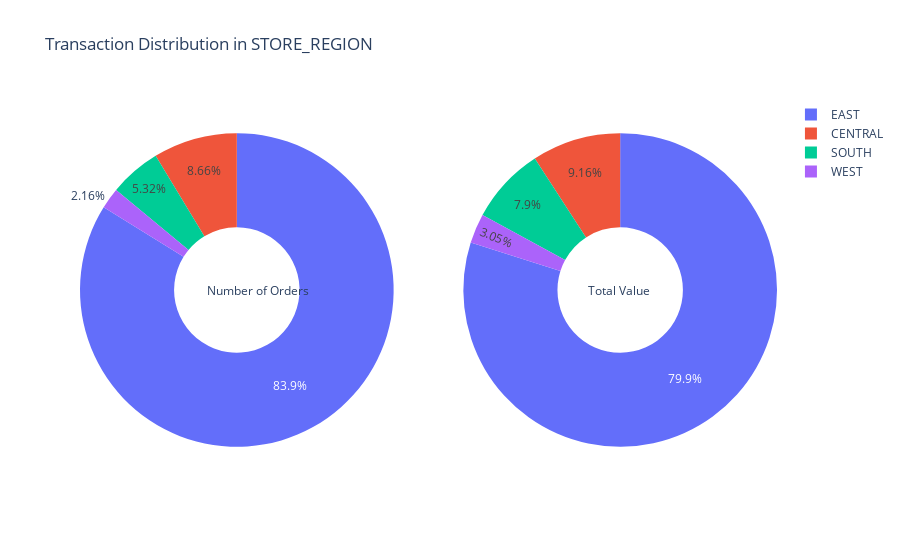

The code cell stored with this chart in its notebook:
### Code cell
draw_pie(transaction,'STORE_REGION')

### Figure 1 — Plotly figure (JSON) as saved in the notebook; plotly's stock layout.template omitted (floating-point values rounded to 4 significant figures)
{"data": [{"domain": {"x": [0, 0.45], "y": [0, 1]}, "hole": 0.4, "hoverinfo": "label+percent+name", "labels": ["CENTRAL", "EAST", "SOUTH", "WEST"], "name": "Number of Orders", "type": "pie", "values": [1273, 12326, 782, 318]}, {"domain": {"x": [0.55, 1], "y": [0, 1]}, "hole": 0.4, "hoverinfo": "label+percent+name", "labels": ["CENTRAL", "EAST", "SOUTH", "WEST"], "name": "Total Value", "type": "pie", "values": [55530.0, 484200.0, 47860.0, 18460.0]}], "layout": {"annotations": [{"font": {"size": 12}, "showarrow": false, "text": "Number of Orders", "x": 0.18, "y": 0.5}, {"font": {"size": 12}, "showarrow": false, "text": "Total Value", "x": 0.82, "y": 0.5}], "title": {"text": "Transaction Distribution in STORE_REGION"}}}
